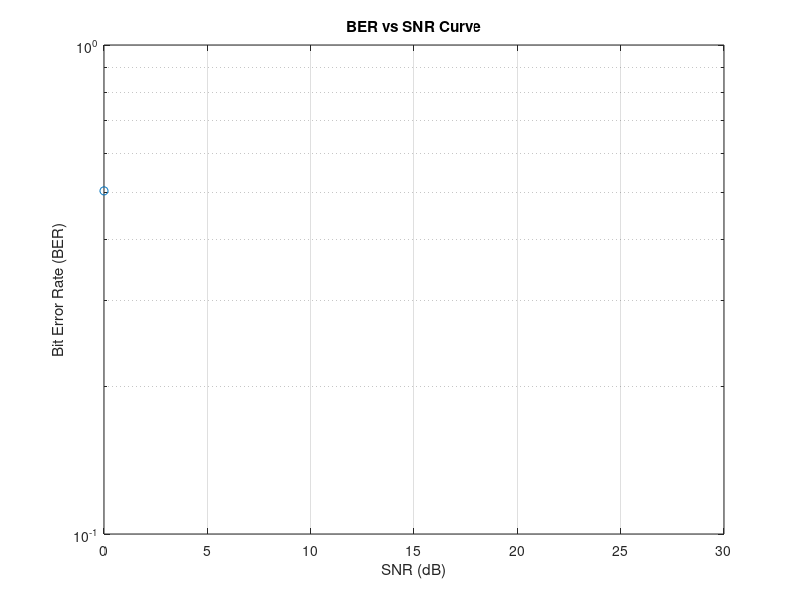

MATLAB code to generate this figure:
clc ; clear all ; close all;

% Simulation Parameters
num_bits = 1e5;             % number of bits
snr_range = 0:2:30;         % SNR range in dB
num_samples = 20;           % samples per waveform
sampling_instant = 20;      % sampling instant
receiver_type = "matched";  % receiver type: matched filter or correlator
s1_amp = 1;                 % amplitude of rectangular signal s1(t)
s2_amp = 0;                 % amplitude of zero signal s2(t)

% Generate random binary data
bits = randi([0 1],1,num_bits);  

% Represent each bit with waveform
waveform = reshape(repmat(bits,20,1),1,[]);

% Apply noise to waveform
for snr_idx = 1:length(snr_range)
    snr = snr_range(snr_idx);
    snr_lin = 10^(snr/10);  % convert dB to linear scale
    
    % calculate noise power based on SNR
    s1_power = s1_amp^2;         
    noise_power = s1_power/snr_lin;
    
    % add noise to waveform
    noisy_waveform = awgn(waveform,snr,'measured','linear');  
    
    % Apply convolution process in receiver
    if receiver_type == "matched"
        filter = ones(1,num_samples);    % matched filter
        output_samples = conv(noisy_waveform,filter,'same');
%         sampled_output = output_samples(1:sampling_instant:end);
        sampled_output = output_samples(num_samples/2:num_samples:end);
        
    elseif receiver_type == "correlator"
        filter = ones(1,length(noisy_waveform));    % correlator
        output_samples = filter.*noisy_waveform;
        sampled_output = sum(reshape(output_samples,num_samples,[]));
        
    else
        error("Invalid receiver type");
    end
    
    % Decide whether the Rx_sequence is ‘1’ or ‘0’ by comparing with threshold
    threshold = 0.5*(max(sampled_output) + min(sampled_output));
    detected_bits = sampled_output > threshold;
    
    % Calculate bit error rate (BER)
    num_errors = nnz(xor(bits,detected_bits));
    ber(snr_idx) = num_errors/num_bits;
end

% Plot BER vs SNR curve
semilogy(snr_range,ber,'-o');
xlabel('SNR (dB)');
ylabel('Bit Error Rate (BER)');
title('BER vs SNR Curve');
grid on;
